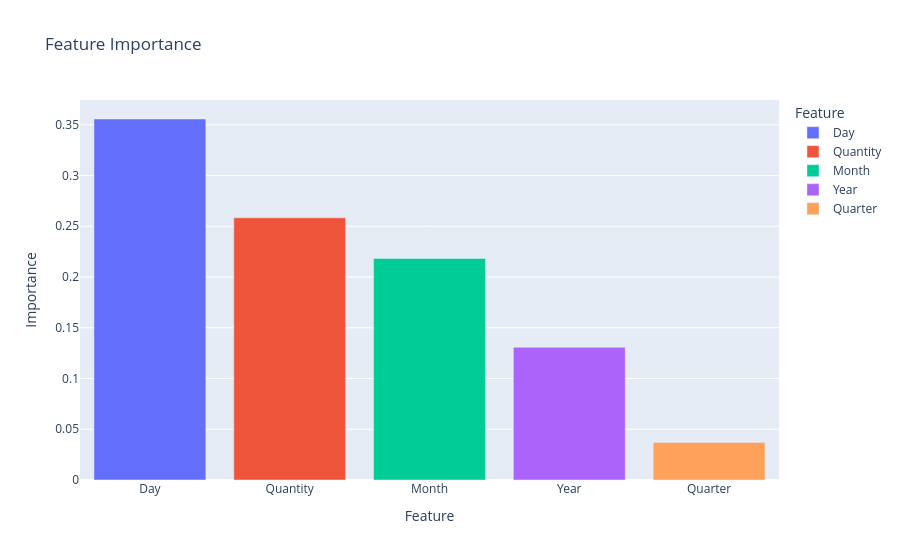

Notebook code cell kept with this figure:
### Code cell
fig = px.bar(
    importance,
    x="Feature",
    y="Importance",
    color="Feature",
    title="Feature Importance"
)

fig.show()

### Figure 1 — Plotly figure (JSON) as saved in the notebook; plotly's stock layout.template omitted (floating-point values rounded to 4 significant figures)
{"data": [{"hovertemplate": "Feature=%{x}<br>Importance=%{y}<extra></extra>", "legendgroup": "Day", "marker": {"color": "#636efa", "pattern": {"shape": ""}}, "name": "Day", "orientation": "v", "showlegend": true, "textposition": "auto", "type": "bar", "x": ["Day"], "xaxis": "x", "y": [0.3557], "yaxis": "y"}, {"hovertemplate": "Feature=%{x}<br>Importance=%{y}<extra></extra>", "legendgroup": "Quantity", "marker": {"color": "#EF553B", "pattern": {"shape": ""}}, "name": "Quantity", "orientation": "v", "showlegend": true, "textposition": "auto", "type": "bar", "x": ["Quantity"], "xaxis": "x", "y": [0.2584], "yaxis": "y"}, {"hovertemplate": "Feature=%{x}<br>Importance=%{y}<extra></extra>", "legendgroup": "Month", "marker": {"color": "#00cc96", "pattern": {"shape": ""}}, "name": "Month", "orientation": "v", "showlegend": true, "textposition": "auto", "type": "bar", "x": ["Month"], "xaxis": "x", "y": [0.2182], "yaxis": "y"}, {"hovertemplate": "Feature=%{x}<br>Importance=%{y}<extra></extra>", "legendgroup": "Year", "marker": {"color": "#ab63fa", "pattern": {"shape": ""}}, "name": "Year", "orientation": "v", "showlegend": true, "textposition": "auto", "type": "bar", "x": ["Year"], "xaxis": "x", "y": [0.1308], "yaxis": "y"}, {"hovertemplate": "Feature=%{x}<br>Importance=%{y}<extra></extra>", "legendgroup": "Quarter", "marker": {"color": "#FFA15A", "pattern": {"shape": ""}}, "name": "Quarter", "orientation": "v", "showlegend": true, "textposition": "auto", "type": "bar", "x": ["Quarter"], "xaxis": "x", "y": [0.03699], "yaxis": "y"}], "layout": {"barmode": "relative", "legend": {"title": {"text": "Feature"}, "tracegroupgap": 0}, "title": {"text": "Feature Importance"}, "xaxis": {"anchor": "y", "categoryarray": ["Day", "Quantity", "Month", "Year", "Quarter"], "categoryorder": "array", "domain": [0, 1], "title": {"text": "Feature"}}, "yaxis": {"anchor": "x", "domain": [0, 1], "title": {"text": "Importance"}}}}
